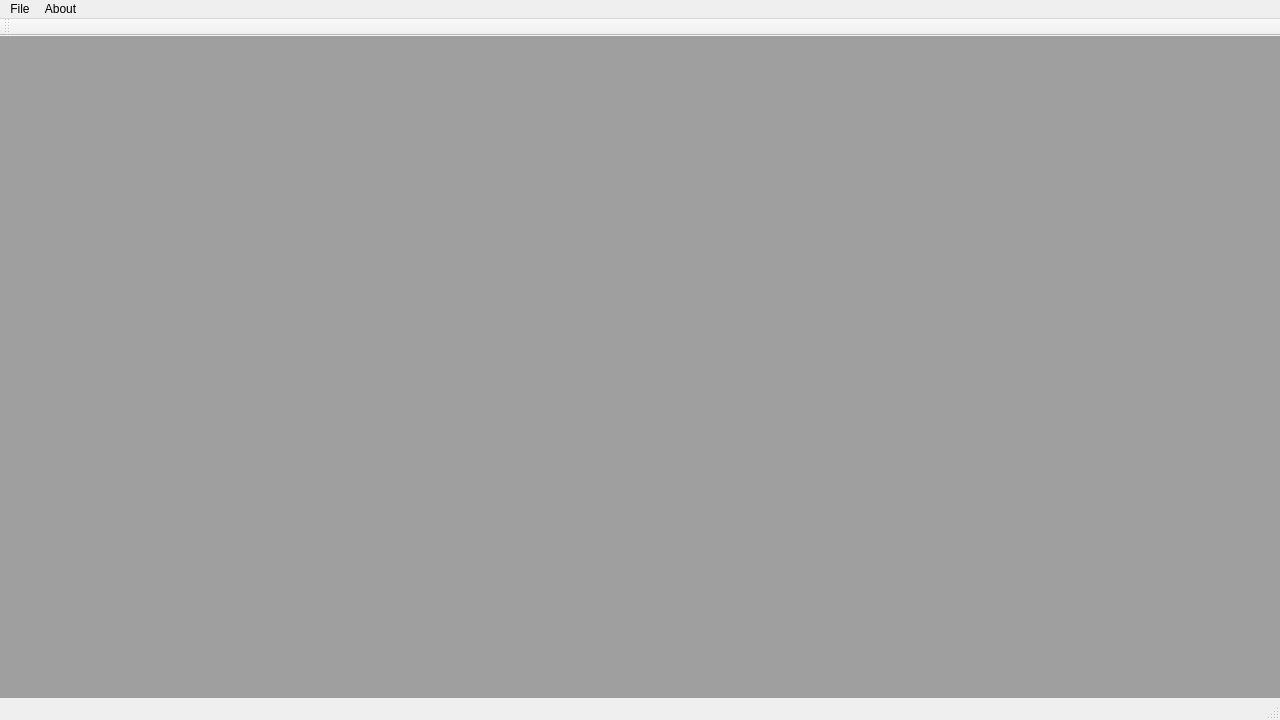
<?xml version="1.0" encoding="UTF-8"?>
<ui version="4.0">
 <class>MainWindow</class>
 <widget class="QMainWindow" name="MainWindow">
  <property name="geometry">
   <rect>
    <x>0</x>
    <y>0</y>
    <width>1280</width>
    <height>720</height>
   </rect>
  </property>
  <property name="sizePolicy">
   <sizepolicy hsizetype="Fixed" vsizetype="Fixed">
    <horstretch>0</horstretch>
    <verstretch>0</verstretch>
   </sizepolicy>
  </property>
  <property name="minimumSize">
   <size>
    <width>1280</width>
    <height>720</height>
   </size>
  </property>
  <property name="maximumSize">
   <size>
    <width>1280</width>
    <height>720</height>
   </size>
  </property>
  <property name="windowTitle">
   <string>MainWindow</string>
  </property>
  <widget class="QWidget" name="centralWidget">
   <widget class="QMdiArea" name="mdiArea">
    <property name="geometry">
     <rect>
      <x>0</x>
      <y>0</y>
      <width>1280</width>
      <height>720</height>
     </rect>
    </property>
    <property name="sizePolicy">
     <sizepolicy hsizetype="Fixed" vsizetype="Fixed">
      <horstretch>0</horstretch>
      <verstretch>0</verstretch>
     </sizepolicy>
    </property>
    <property name="minimumSize">
     <size>
      <width>1280</width>
      <height>720</height>
     </size>
    </property>
    <property name="maximumSize">
     <size>
      <width>1280</width>
      <height>720</height>
     </size>
    </property>
   </widget>
  </widget>
  <widget class="QMenuBar" name="menuBar">
   <property name="geometry">
    <rect>
     <x>0</x>
     <y>0</y>
     <width>1280</width>
     <height>21</height>
    </rect>
   </property>
   <widget class="QMenu" name="menuFile">
    <property name="title">
     <string>File</string>
    </property>
    <addaction name="actionLogin"/>
    <addaction name="actionRegister"/>
    <addaction name="separator"/>
    <addaction name="actionMenu"/>
    <addaction name="actionCreate_Survey"/>
    <addaction name="actionTake_Survey"/>
    <addaction name="separator"/>
    <addaction name="actionExit"/>
   </widget>
   <widget class="QMenu" name="menuAbout">
    <property name="title">
     <string>About</string>
    </property>
    <addaction name="actionAbout"/>
   </widget>
   <addaction name="menuFile"/>
   <addaction name="menuAbout"/>
  </widget>
  <widget class="QToolBar" name="mainToolBar">
   <attribute name="toolBarArea">
    <enum>TopToolBarArea</enum>
   </attribute>
   <attribute name="toolBarBreak">
    <bool>false</bool>
   </attribute>
  </widget>
  <widget class="QStatusBar" name="statusBar"/>
  <action name="actionLogin">
   <property name="text">
    <string>Login</string>
   </property>
  </action>
  <action name="actionCreate_Survey">
   <property name="text">
    <string>Create Survey</string>
   </property>
  </action>
  <action name="actionTake_Survey">
   <property name="text">
    <string>Take Survey</string>
   </property>
  </action>
  <action name="actionLog_out">
   <property name="text">
    <string>Log Out</string>
   </property>
  </action>
  <action name="actionExit">
   <property name="text">
    <string>Exit</string>
   </property>
  </action>
  <action name="actionAbout">
   <property name="text">
    <string>About</string>
   </property>
  </action>
  <action name="actionRegister">
   <property name="text">
    <string>Register</string>
   </property>
  </action>
  <action name="actionMenu">
   <property name="text">
    <string>Menu</string>
   </property>
  </action>
 </widget>
 <layoutdefault spacing="6" margin="11"/>
 <resources/>
 <connections>
  <connection>
   <sender>actionLogin</sender>
   <signal>triggered()</signal>
   <receiver>MainWindow</receiver>
   <slot>crLgCh()</slot>
   <hints>
    <hint type="sourcelabel">
     <x>-1</x>
     <y>-1</y>
    </hint>
    <hint type="destinationlabel">
     <x>639</x>
     <y>359</y>
    </hint>
   </hints>
  </connection>
  <connection>
   <sender>actionExit</sender>
   <signal>triggered()</signal>
   <receiver>MainWindow</receiver>
   <slot>close()</slot>
   <hints>
    <hint type="sourcelabel">
     <x>-1</x>
     <y>-1</y>
    </hint>
    <hint type="destinationlabel">
     <x>639</x>
     <y>359</y>
    </hint>
   </hints>
  </connection>
  <connection>
   <sender>actionRegister</sender>
   <signal>triggered()</signal>
   <receiver>MainWindow</receiver>
   <slot>crRgCh()</slot>
   <hints>
    <hint type="sourcelabel">
     <x>-1</x>
     <y>-1</y>
    </hint>
    <hint type="destinationlabel">
     <x>639</x>
     <y>359</y>
    </hint>
   </hints>
  </connection>
  <connection>
   <sender>actionAbout</sender>
   <signal>triggered()</signal>
   <receiver>MainWindow</receiver>
   <slot>about()</slot>
   <hints>
    <hint type="sourcelabel">
     <x>-1</x>
     <y>-1</y>
    </hint>
    <hint type="destinationlabel">
     <x>639</x>
     <y>359</y>
    </hint>
   </hints>
  </connection>
  <connection>
   <sender>actionTake_Survey</sender>
   <signal>triggered()</signal>
   <receiver>MainWindow</receiver>
   <slot>CrSlCh()</slot>
   <hints>
    <hint type="sourcelabel">
     <x>-1</x>
     <y>-1</y>
    </hint>
    <hint type="destinationlabel">
     <x>639</x>
     <y>359</y>
    </hint>
   </hints>
  </connection>
  <connection>
   <sender>actionCreate_Survey</sender>
   <signal>triggered()</signal>
   <receiver>MainWindow</receiver>
   <slot>crCrCh()</slot>
   <hints>
    <hint type="sourcelabel">
     <x>-1</x>
     <y>-1</y>
    </hint>
    <hint type="destinationlabel">
     <x>639</x>
     <y>359</y>
    </hint>
   </hints>
  </connection>
  <connection>
   <sender>actionMenu</sender>
   <signal>triggered()</signal>
   <receiver>MainWindow</receiver>
   <slot>crMnCh()</slot>
   <hints>
    <hint type="sourcelabel">
     <x>-1</x>
     <y>-1</y>
    </hint>
    <hint type="destinationlabel">
     <x>639</x>
     <y>359</y>
    </hint>
   </hints>
  </connection>
 </connections>
 <slots>
  <slot>crLgCh()</slot>
  <slot>crRgCh()</slot>
  <slot>about()</slot>
  <slot>crCrCh()</slot>
  <slot>crMnCh()</slot>
  <slot>CrSlCh()</slot>
 </slots>
</ui>
